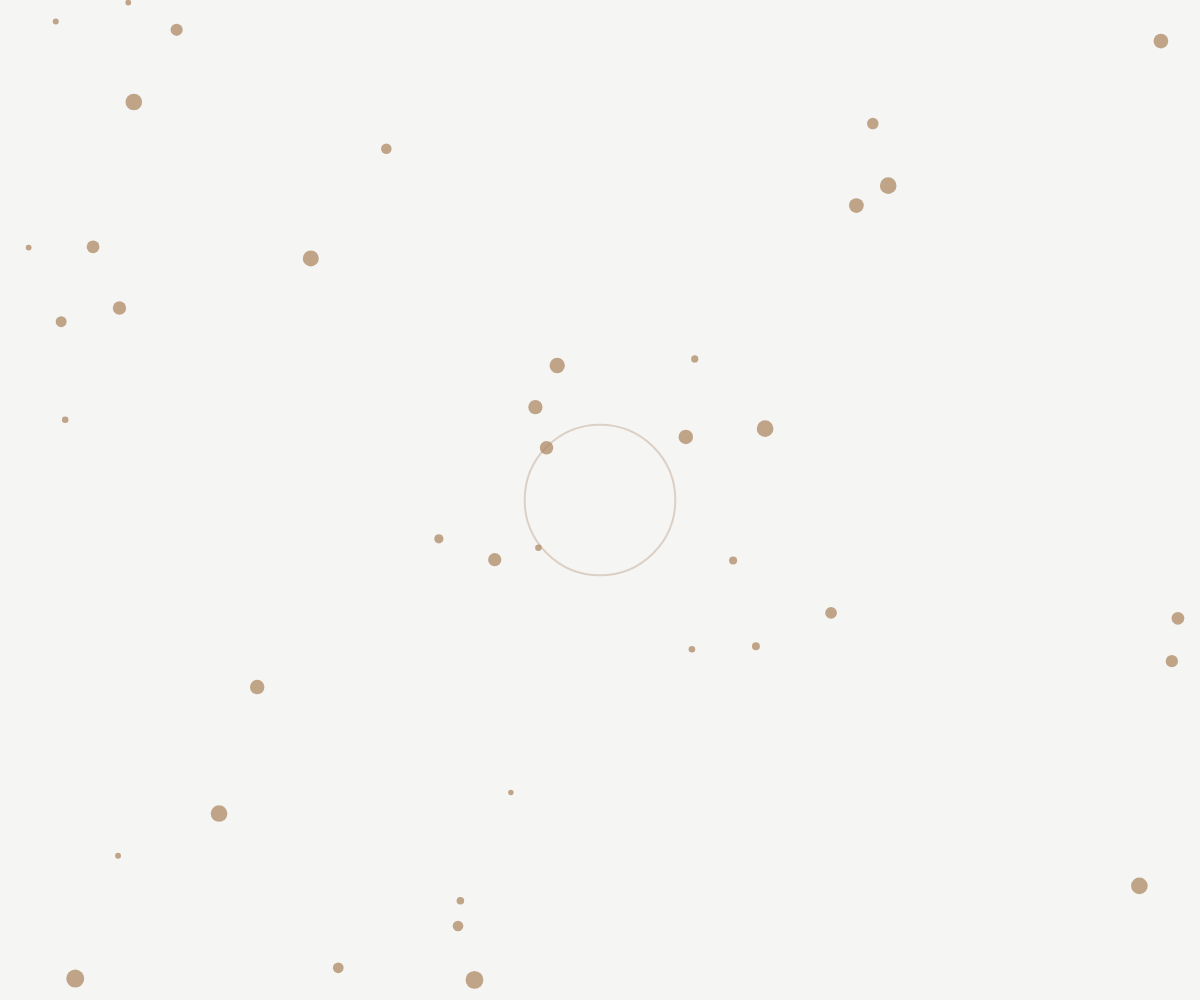
Frame 1 (no input)
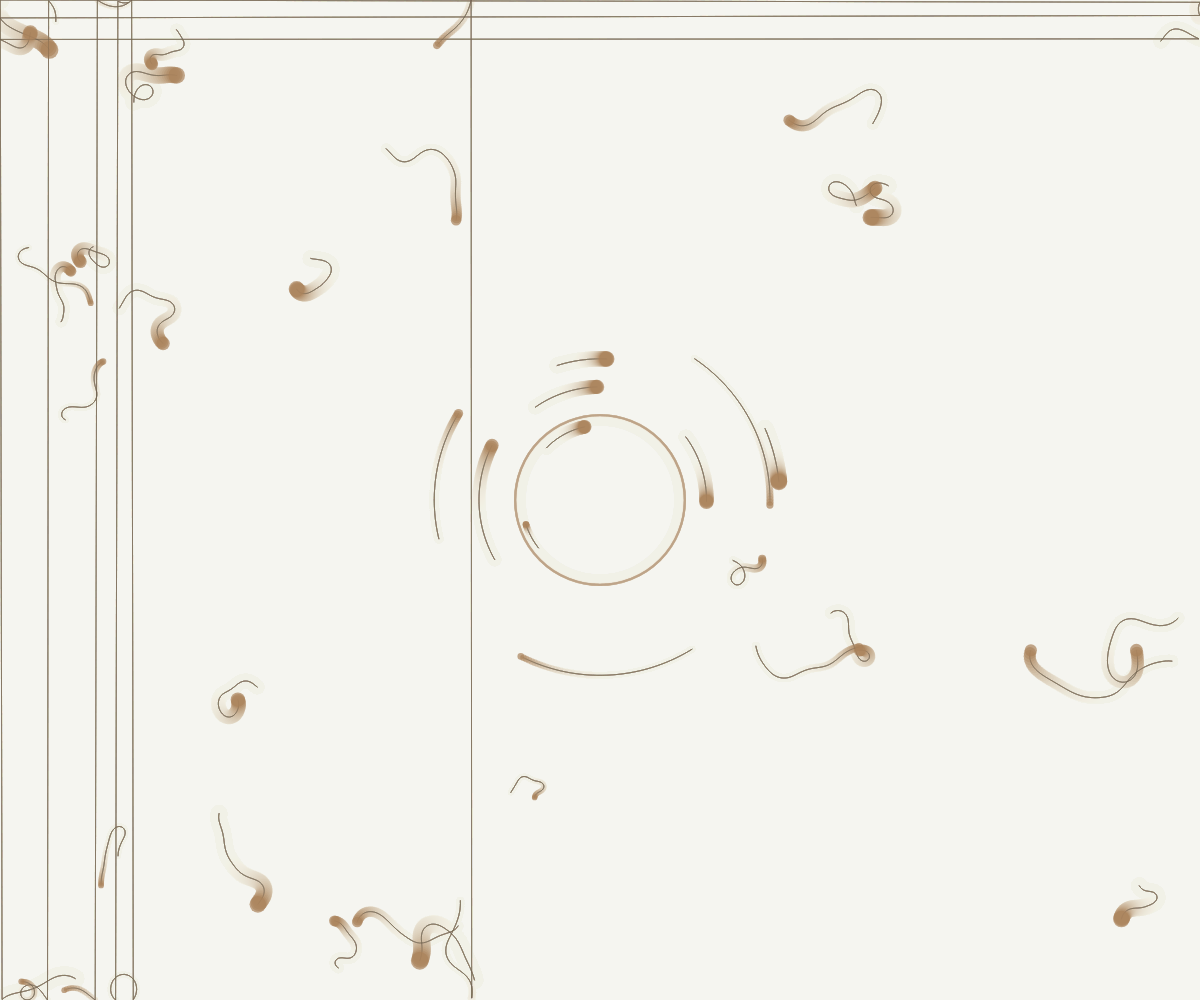
Frame 60 (no input)
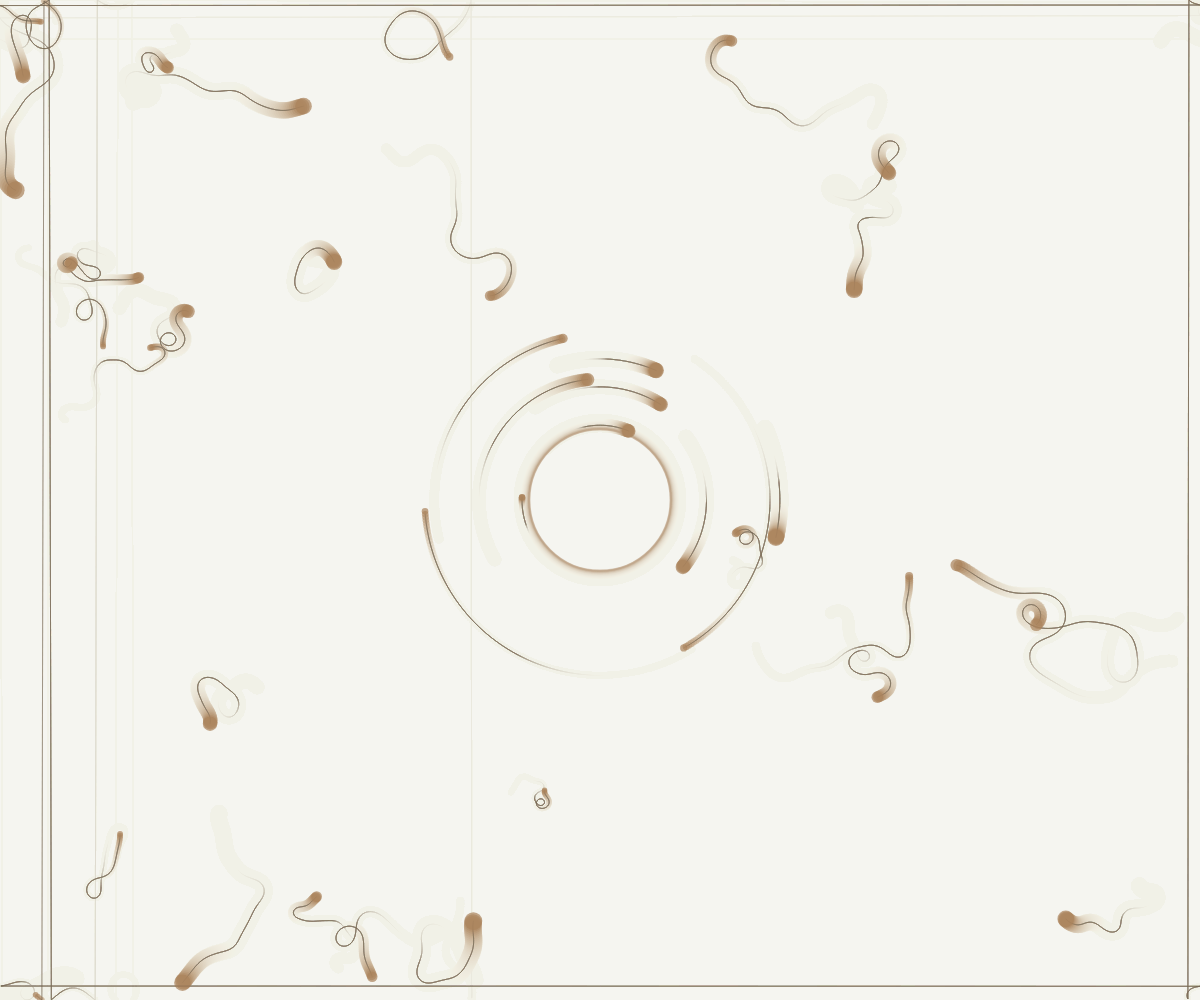
Frame 120 (the mouse pressed at the canvas centre since frame 60)

The p5.js sketch that drew these frames (run headless with seeded random() and noise() and a simulated clock; from frame 60 on, the mouse is pressed at the canvas centre):

// p5.js sketch
// ── sketch.js
let dots = [];
let target;

function setup() {

  createCanvas(windowWidth, windowHeight);

  target = createVector(
    width / 2,
    height / 2
  );

  for (let i = 0; i < 40; i++) {

    dots.push(
      new WanderDot()
    );

  }

  background(245);
}

function draw() {

  background(
    245,
    242,
    235,
    25
  );

  drawTarget();

  for (let dot of dots) {

    dot.move();
    dot.display();

  }
}

function drawTarget() {

  push();

  noFill();

  stroke(
    180,
    150,
    120,
    100
  );

  strokeWeight(2);

  circle(
    target.x,
    target.y,
    150 +
    sin(frameCount * 0.03) * 20
  );

  pop();
}

class WanderDot {

  constructor() {

    this.x = random(width);
    this.y = random(height);

    this.size =
      random(5, 18);

    this.speed =
      random(1, 3);

    this.noiseOffset =
      random(1000);

    this.history = [];

    this.orbit =
      random(1) > 0.7;

    this.radius =
      random(60, 180);

    this.angle =
      random(TWO_PI);

    this.orbitSpeed =
      random(
        0.005,
        0.02
      );
  }

  move() {

    if (this.orbit) {

      this.angle +=
        this.orbitSpeed;

      this.x =
        target.x +
        cos(this.angle)
        * this.radius;

      this.y =
        target.y +
        sin(this.angle)
        * this.radius;

    }

    else {

      let angle =
        noise(
          this.noiseOffset
        ) *
        TWO_PI *
        4;

      this.x +=
        cos(angle)
        * this.speed;

      this.y +=
        sin(angle)
        * this.speed;

      this.noiseOffset +=
        0.01;
    }

    if (this.x < 0)
      this.x = width;

    if (this.x > width)
      this.x = 0;

    if (this.y < 0)
      this.y = height;

    if (this.y > height)
      this.y = 0;

    this.history.push(
      createVector(
        this.x,
        this.y
      )
    );

    if (
      this.history.length >
      60
    ) {
      this.history.shift();
    }
  }

  display() {

    noFill();

    stroke(
      100,
      80,
      60,
      60
    );

    strokeWeight(1);

    beginShape();

    for (
      let p
      of this.history
    ) {

      vertex(
        p.x,
        p.y
      );

    }

    endShape();

    fill(
      170,
      130,
      90,
      180
    );

    noStroke();

    circle(
      this.x,
      this.y,
      this.size
    );
  }
}

function windowResized() {

  resizeCanvas(
    windowWidth,
    windowHeight
  );

}
